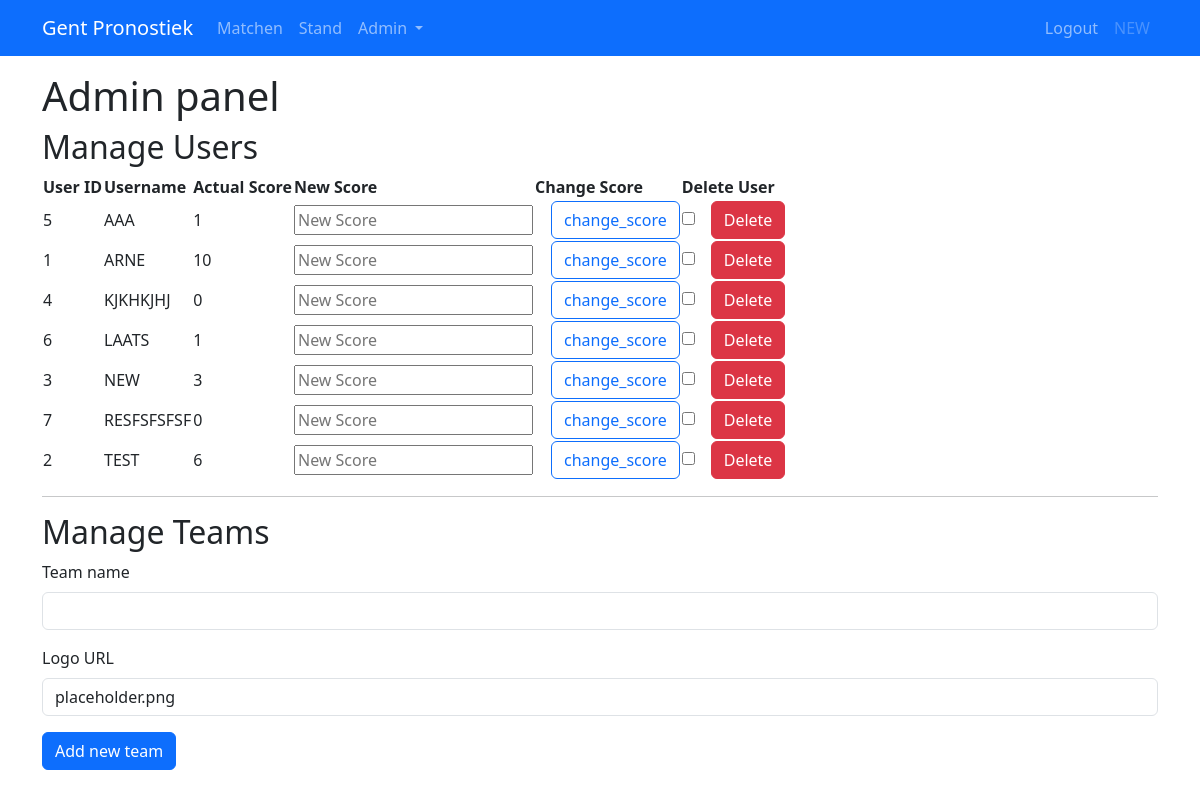
The page /admin (signed in) on the database its author committed.
### app/models.py (models this page shows, shortened)
class User(UserMixin, db.Model):
    id: so.Mapped[int] = so.mapped_column(primary_key=True)
    username: so.Mapped[str] = so.mapped_column(sa.String(64), unique=True, index=True)
    score: so.Mapped[int] = so.mapped_column(default=0)
    isAdmin: so.Mapped[bool] = so.mapped_column(default=True)
    predictions: so.WriteOnlyMapped["Prediction"] = so.relationship(
        back_populates="user", cascade="all, delete-orphan", passive_deletes=True
    )

### app/routes.py (the view, shortened to what this page needs)
@app.route("/admin", methods=["GET", "POST"])
@login_required
def admin():
    team_form = TeamForm()
    if not current_user.isAdmin:
        pass  # TODO throw error
    all_users = db.session.scalars(sa.select(User).order_by(User.username)).all()
    users = [(user.id, user.username, user.score) for user in all_users]
    if team_form.validate_on_submit():
        team = Team(name=team_form.teamname.data, logo_url=team_form.logo_url.data)
        db.session.add(team)
        db.session.commit()
        flash(f"New team {team_form.teamname.data} added!")
        return redirect(url_for("admin"))
    return render_template(
        "admin.html", title="Admin panel", users=users, team_form=team_form
    )

### app/forms.py (shortened to what this page needs)
class TeamForm(FlaskForm):
    teamname = StringField("Team name", validators=[DataRequired()])
    logo_url = StringField("Logo URL", default="placeholder.png")
    submit = SubmitField("Add new team")

### app/models.py (called while the page is built)
@login.user_loader
def load_user(id):
    return db.session.get(User, int(id))

### app/templates/admin.html
{% extends "base.html" %}
{% import "bootstrap_wtf.html" as wtf %}
{% block content %}
<h1>Admin panel</h1>
<h2>Manage Users</h2>
<table id="admin_users">
    <tr>
        <th>User ID</th>
        <th>Username</th>
        <th>Actual Score</th>
        <th>New Score</th>
        <th>Change Score</th>
        <th>Delete User</th>
    </tr>
    {% for id, username, score in users %}
    <tr>
        <form method="post" action="">
            <td><input type="hidden" name="user_id" value="{{ id }}">{{ id }}</td>
            <td>{{ username }}</td>
            <td>{{ score }}</td>
            <td><input type="text" name="new_score" placeholder="New Score"></td>
            <td><input type="submit" name="action" value="change_score" class="btn btn-outline-primary ms-3"></td>
            <td><input type="checkbox" name="delete" id="delete"><button type="submit" class="btn btn-danger ms-3">Delete</button></td>
        </form>
    </tr>
    {% endfor %}
</table>
<hr>
<h2>Manage Teams</h2>
{{ wtf.quick_form(team_form, novalidate=True) }}
{% endblock %}

### app/templates/base.html (shortened to what this page needs)
<!DOCTYPE html>
<html lang="en">
<head>
    <link rel="stylesheet" href="{{ url_for('static', filename='style.css')}}">
    <link href="https://cdn.jsdelivr.net/npm/bootstrap@5.3.2/dist/css/bootstrap.min.css" rel="stylesheet"
>
</head>
<body>
    <nav class="navbar bg-primary navbar-expand-lg" data-bs-theme="dark">
        <div class="container">
            <a class="navbar-brand" href="">Gent Pronostiek</a>
            <div class="collapse navbar-collapse" id="navbarSupportedContent">
                <ul class="navbar-nav me-auto mb-2 mb-lg-0">
                    <li class="nav-item">
                        <a href="{{ url_for('matches')}}" class="nav-link">Matchen</a>
                    </li>
                    <li class="nav-item">
                        <a href="{{ url_for('stand')}}" class="nav-link">Stand</a>
                    </li>
                    {% if current_user.isAdmin %}
                    <li class="nav-item dropdown">
                        <a class="nav-link dropdown-toggle" href="#" role="button" data-bs-toggle="dropdown"
                            aria-expanded="false">
                            Admin
                        </a>
                    </li>
                    {% endif %}
                </ul>
                <ul class="navbar-nav mb-2 mb-lg-0">
                    {% if current_user.is_anonymous %}
                    <li class="nav-item">
                        <a href="{{ url_for('login')}}" class="nav-link">Login</a>
                    </li>
                    {% else %}
                    <li class="nav-item">
                        <a href="{{ url_for('logout')}}" class="nav-link">Logout</a>
                    </li>
                    <li clas="nav-item">
                        <a class="nav-link disabled" href="{{ url_for('logout')}}">{{ current_user.username }}</a>
                    </li>
                    {% endif %}
                    </ul>
            </div>
        </div>
    </nav>
    <div class="container mt-3">
        {% block content %} {% endblock %}
    </div>
</body>
</html>

### rows shown on the page
User: username "NEW", id "3", score "3"
User: id "5", username "AAA", score "1"
User: id "1", username "ARNE", score "10"
User: id "4", username "KJKHKJHJ", score "0"
User: id "6", username "LAATS", score "1"
User: id "7", username "RESFSFSFSF", score "0"
User: id "2", username "TEST", score "6"

### other values the page prints
{{ field.label(class='form-label') }} "Team name" "Logo URL"
